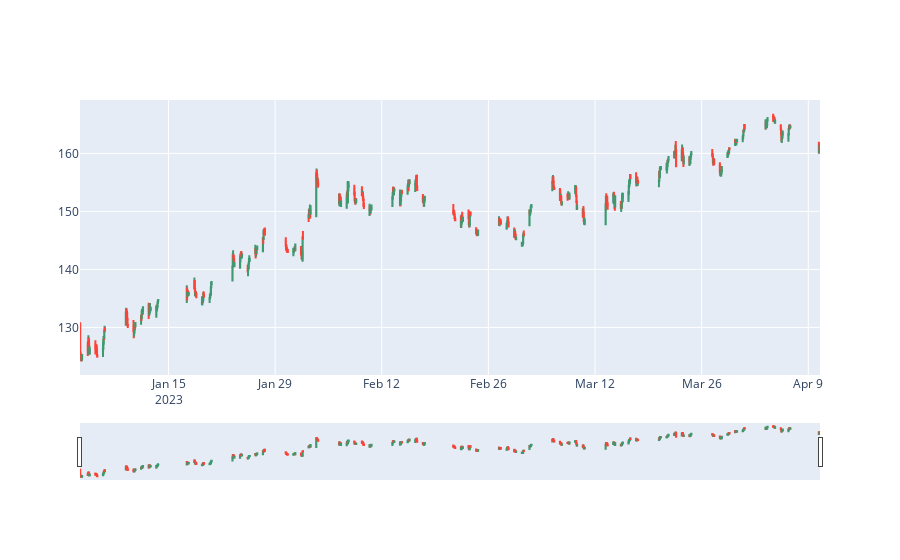

Here is the notebook cell this chart was saved with:
### Code cell
import os
import pandas as pd
import time
from watchdog.observers import Observer
from watchdog.events import FileSystemEventHandler


class MonitorFolder(FileSystemEventHandler):
    """
    Class for monitoring any changes in folder of the csv file 

    -----------
    Attributes :
        MAX_SIZE (int) : Size threshold in bytes for the folder or file for triggerring parallelization

    -----------
    Methods :

        on_created (event) : Prints message and calls checkFolderSize to check size of the folder when folder is created
        on_modified (event) : Prints a message and calls checkFolderSize to check size of the folder when folder is created
        on_deleted(event) : Prints a message when a file or folder is deleted
        checkFolderSize(src_path) : Checks the size of a file or folder and prints a message if the size exceeds MAX_SIZE

    https://medium.com/analytics-vidhya/monitoring-your-file-system-using-watchdog-64f7ad3279f

    """

    MAX_SIZE = 1000

    def checkFolderSize(self, src_path):
        if os.path.getsize(src_path) > self.MAX_SIZE:
            print("Directory getting big")
        else:
            if os.path.getsize(src_path) > self.MAX_SIZE:
                print("Very big file, commencing parallelization")

    def on_created(self, event):
        print(f"{event.src_path} was created")
        self.checkFolderSize(event.src_path)

    def on_modified(self, event):
        print(f"{event.src_path} was modified")
        self.checkFolderSize(event.src_path + "\\AAPL_prices.csv")

    def on_deleted(self, event):
        print(f"{event.src_path} was deleted")


if __name__ == "__main__":
    src_path = "C:\\Users\\lilib\\Documents\\Cours M2\\Big Data\\Data_Streaming_tse"

    event_handler = MonitorFolder()
    observer = Observer()
    observer.schedule(event_handler, path=src_path, recursive=True)
    print("Monitoring started")
    observer.start()


    try:
        while True:
            # Check if the CSV file exists before reading it
            if os.path.exists(src_path + "\\AAPL_prices.csv"):
                
                #Keep track of the last modification
                last_modification_time = os.path.getmtime(src_path + "\\AAPL_prices.csv")

                #Read dataframe
                df = pd.read_csv(src_path + "\\AAPL_prices.csv")

                #Define rolling mean object
                mean_obj = Mean(df['Close'])

                #Define EMA object and parameteres
                w = 0.5
                ema_obj = EMA(df['Close'], w)

                #Plot evolution of prices
                clear_output(wait = True)
                candlestick = pl.Candlestick(x = df.iloc[:, 0], low = df['Low'], high = df['High'], close = df['Close'], open = df['Open'])
                fig = pl.Figure(data=[candlestick])
                fig.show()

                #Compute 14-day RSI : Relative Strength index
                df['RSI_14'] = compute_RSI(df, 14)

                #Compute Bollinger Bands for 20 days for 2 standard deviations
                df = compute_bollinger_bands(df, 20, 2)
              
                #Update the rolling mean and exponential moving average if new line added
                if os.path.getmtime(src_path + "\\AAPL_prices.csv") != last_modification_time:
                    latest_close = df['Close'].iloc[-1]
                    mean_obj.update(latest_close)
                    ema_obj.update(latest_close, w)

                #Fill NaN's with 0s
                df = df.fillna(0)

                #Time feature : compute difference in seconds between now and all the dates
                date_diff = [(datetime.now(pytz.timezone('US/Eastern')) - datetime.fromisoformat(date)).total_seconds() for date in df.iloc[:,0]]
                df['Time'] = date_diff

                print(df.head())
                #Scaling the input data 
                scaled_data = scaler.fit_transform(df.iloc[:, 1:].drop('Close', axis = 1))
                scaled_df = pd.DataFrame(scaled_data, columns = df.iloc[:, 1:].columns[:-1])
                scaled_df['Close'] = df['Close']
                scaled_df['Date'] = df.iloc[:, 0]
                scaled_df['Time'] = df['Time']

                #Train-Test Split : using first 70% observations as training and 30% latest observations as test
                train_data = df.loc[:int(len(df))*0.7]
                test_data = df.loc[int(len(df)*0.7):]

                X_train = train_data.drop(['Datetime','Close', 'Adj Close'], axis = 1)
                y_train = train_data['Close']
                X_test = test_data.drop(['Datetime','Close', 'Adj Close'], axis = 1)
                y_test = test_data['Close']

                #Model fitting
                model.fit(X_train, y_train, epochs = 100, batch_size = 32)

                #Prediction and inversing normalization of results
                price_prediction = model.predict(X_test)[:,-1, 0]
                y_min = train_data['Close'].min()
                y_max = train_data['Close'].max()
                price_prediction = price_prediction * (y_max - y_min) + y_min


                #Evaluation : metrics
                print("Mean Squared Error :", mean_squared_error(y_test, price_prediction))
                print("Mean Absolute Error :", mean_absolute_error(y_test, price_prediction))
                print("R^2 score :", r2_score(y_test, price_prediction))

                #Results visualization
                plt.plot(df.loc[test_data.index, 'Datetime'], y_test, color = 'red', label = 'AAPL price')
                plt.plot(df.loc[test_data.index, 'Datetime'], price_prediction, color = 'blue', label = 'Predicted Price')



            time.sleep(10)

    except KeyboardInterrupt:
        observer.stop()
        observer.join()

### Figure 1 — Plotly figure (JSON) as saved in the notebook; plotly's stock layout.template omitted (floating-point values rounded to 4 significant figures; data arrays with more than 128 entries replaced by an {"elided": "..."} marker saying what was removed)
{"data": [{"close": {"elided": "466 float values"}, "high": {"elided": "466 float values"}, "low": {"elided": "466 float values"}, "open": {"elided": "466 float values"}, "type": "candlestick", "x": {"elided": "466 str values"}}], "layout": {}}
